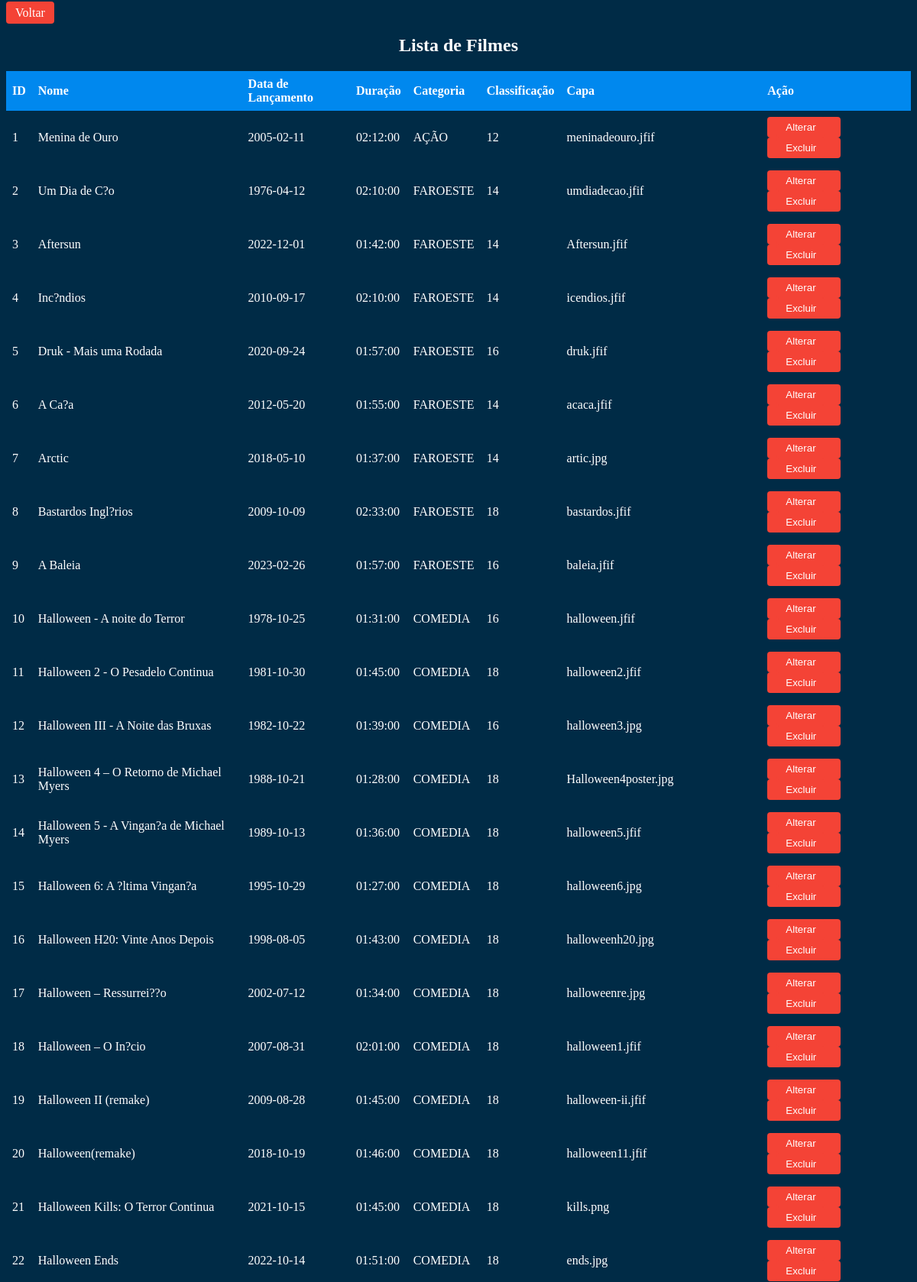
The page /view/adm/listafilmesadm.php (signed in, upper part) on the database its author committed.
### tables this page shows
CREATE TABLE IF NOT EXISTS `filme` (
  `id_filme` INT NOT NULL AUTO_INCREMENT,
  `nome_filme` VARCHAR(80) NOT NULL,
  `dt_de_lancamento_filme` DATE NULL DEFAULT NULL,
  `duracao_filme` TIME NULL DEFAULT NULL,
  `sinopse_filme` VARCHAR(250) NOT NULL,
  `classificacao_filme` VARCHAR(50) NOT NULL,
  `capa_filme` VARCHAR(50) NOT NULL,
  `trailer_filme` VARCHAR(50) NULL DEFAULT NULL,
  `fk_usuario_id_usuario` INT NOT NULL,
  `fk_categoria_filme_id_categoria_filme` INT NOT NULL,
  `fk_canal_filme_id_canal_filme` INT NOT NULL,
  PRIMARY KEY (`id_filme`, `fk_usuario_id_usuario`, `fk_categoria_filme_id_categoria_filme`, `fk_canal_filme_id_canal_filme`),
  INDEX `fk_filme_usuario1_idx` (`fk_usuario_id_usuario` ASC),
  INDEX `fk_filme_categoria_filme1_idx` (`fk_categoria_filme_id_categoria_filme` ASC) ,
  INDEX `fk_filme_canal_filme1_idx` (`fk_canal_filme_id_canal_filme` ASC) ,
  CONSTRAINT `fk_filme_usuario1`
    FOREIGN KEY (`fk_usuario_id_usuario`)
    REFERENCES `usuario` (`id_usuario`)
    ON DELETE NO ACTION
    ON UPDATE NO ACTION,
  CONSTRAINT `fk_filme_categoria_filme1`
    FOREIGN KEY (`fk_categoria_filme_id_categoria_filme`)
    REFERENCES `categoria_filme` (`id_categoria_filme`)
    ON DELETE NO ACTION
    ON UPDATE NO ACTION,
  CONSTRAINT `fk_filme_canal_filme1`
    FOREIGN KEY (`fk_canal_filme_id_canal_filme`)
    REFERENCES `canal_filme` (`id_canal_filme`)
    ON DELETE NO ACTION
    ON UPDATE NO ACTION);

CREATE TABLE IF NOT EXISTS `categoria_filme` (
  `id_categoria_filme` INT NOT NULL AUTO_INCREMENT,
  `categoria_filme` VARCHAR(45) NOT NULL,
  PRIMARY KEY (`id_categoria_filme`));

### model/conexao.php (called while the page is built, shortened)
<?php
class Conexao{
    private static $conexao;
    public static function getInstance(){
        if(!isset(self::$conexao)){
            try{
                $options = array(
                    PDO::ATTR_PERSISTENT => true,
                    PDO::MYSQL_ATTR_INIT_COMMAND => 'SET NAMES UTF8;',
                    PDO::ATTR_ERRMODE => PDO::ERRMODE_EXCEPTION
                );
                self::$conexao = new PDO('mysql:host=localhost;dbname=cine_community','root','', $options);
                self::$conexao->setAttribute(PDO::ATTR_ERRMODE, PDO::ERRMODE_EXCEPTION);
            }catch(PDOException $exc){
                echo "Houve um erro ao se conectar com o Banco de Dados ".$exc->getMessage();
            }
        }
        return self::$conexao;
    }
}
?>

### model/dao/filmeDAO.php (called while the page is built, shortened)
<?php
require_once __DIR__ .'/../conexao.php';
class FilmeDAO{
    public $pdo;
    public function __construct()
    {
        $this->pdo = Conexao::getInstance();
    }
public function listarTodosFilme() {
    try{
        $sql = "SELECT f.*, u.nome_usu, c.categoria_filme FROM filme f JOIN usuario u ON f.fk_usuario_id_usuario = u.id_usuario JOIN categoria_filme c
        ON f.fk_categoria_filme_id_categoria_filme = c.id_categoria_filme";
        $stmt = $this->pdo->prepare($sql);
        $stmt->execute();
        $filmes = array();
        if($stmt->rowCount() > 0){
            while ($filmeFetch = $stmt->fetch(PDO::FETCH_ASSOC)) {
                $FilmeDTO = new FilmeDTO();
                $filmes[] = $filmeFetch;
            } return $filmes;
        }else{
            echo '<p>Nenhum Filme adicionado ainda!</p>';
        }
        }catch(PDOException $exc){
        echo $exc->getMessage();
    }
}
}

### view/adm/listafilmesadm.php (the view, shortened to what this page needs)
<!DOCTYPE html>
<html lang="pt-br">
<head>
    <link rel="stylesheet" href="../../css/stylelista.css">
</head>
<body>
<?php
   require_once '../../model/dao/filmeDAO.php';
   $FilmeDAO = new FilmeDAO();
   $filme = $FilmeDAO->listarTodosFilme();
?>
 <a href="../adm/paineladmcomcss.php">Voltar</a>
      <center> <h2>Lista de Filmes</h2></center>
    <table>
        <thead>
          <tr>
            <th>ID</th>
            <th>Nome</th>
            <th>Data de Lançamento</th>
            <th>Duração</th>
            <th>Categoria</th>
            <th>Classificação</th>
            <th>Capa</th>
            <th>Ação</th>
          </tr>
        </thead>
        <tbody>
          <tr>
          <?php
              foreach($filme as $filmeFetch){
          ?>
          <tr>
            <td><?=$filmeFetch["id_filme"]?></td>
            <td><?=$filmeFetch["nome_filme"]?></td>
            <td><?=$filmeFetch["dt_de_lancamento_filme"] ?></td>
            <td><?=$filmeFetch["duracao_filme"]?></td>
            <td><?=$filmeFetch["categoria_filme"]?></td>
            <td><?=$filmeFetch["classificacao_filme"] ?></td>
            <td><?=$filmeFetch["capa_filme"]?></td>
            <td>
              <button class="editar"><a href="../alterar_filme.php?get_id=<?=$filmeFetch["id_filme"]?>"title="ALTERAR" class="editar"> Alterar<i class="bi bi-pencil"></i></a></button>
              <button class="excluir"><a href="../excluir.php?get_id=<?=$filmeFetch["id_filme"]?>" title="EXCLUIR">Excluir<i class="fa fa-trash fa-lg"></i></a></button>
            </td>
          </tr>
          <?php
            }
          ?>
</body>
</html>

### css/stylelista.css (style rules this page uses)
a { background-color: #f44336; color: white; text-decoration: none; padding: 6px 12px; margin-right: 8px; border: none; border-radius: 4px; cursor: pointer; }
table { border-collapse: collapse; width: 100%; }
th, td { text-align: left; padding: 8px; }
th { background-color: #08ef; }
tr:nth-child(even) { background-color: none; }
button { padding: 6px 12px; margin-right: 8px; border: none; border-radius: 4px; cursor: pointer; }
button.editar { background-color: #f44336; color: white; text-decoration: none; }
button.excluir { background-color: #f44336; color: white; }
body { background-color: #002b46; flex-wrap: wrap; color: white; }

### rows shown on the page
filme: id_filme "1", nome_filme "Menina de Ouro", dt_de_lancamento_filme "2005-02-11", duracao_filme "02:12:00", fk_categoria_filme_id_categoria_filme.categoria_filme "AÇÃO", classificacao_filme "12", capa_filme "meninadeouro.jfif"
filme: id_filme "2", nome_filme "Um Dia de C?o", dt_de_lancamento_filme "1976-04-12", duracao_filme "02:10:00", fk_categoria_filme_id_categoria_filme.categoria_filme "FAROESTE", classificacao_filme "14", capa_filme "umdiadecao.jfif"
filme: id_filme "3", nome_filme "Aftersun", dt_de_lancamento_filme "2022-12-01", duracao_filme "01:42:00", fk_categoria_filme_id_categoria_filme.categoria_filme "FAROESTE", classificacao_filme "14", capa_filme "Aftersun.jfif"
filme: id_filme "4", nome_filme "Inc?ndios", dt_de_lancamento_filme "2010-09-17", duracao_filme "02:10:00", fk_categoria_filme_id_categoria_filme.categoria_filme "FAROESTE", classificacao_filme "14", capa_filme "icendios.jfif"
filme: id_filme "5", nome_filme "Druk - Mais uma Rodada", dt_de_lancamento_filme "2020-09-24", duracao_filme "01:57:00", fk_categoria_filme_id_categoria_filme.categoria_filme "FAROESTE", classificacao_filme "16", capa_filme "druk.jfif"
filme: id_filme "6", nome_filme "A Ca?a", dt_de_lancamento_filme "2012-05-20", duracao_filme "01:55:00", fk_categoria_filme_id_categoria_filme.categoria_filme "FAROESTE", classificacao_filme "14", capa_filme "acaca.jfif"
filme: id_filme "7", nome_filme "Arctic", dt_de_lancamento_filme "2018-05-10", duracao_filme "01:37:00", fk_categoria_filme_id_categoria_filme.categoria_filme "FAROESTE", classificacao_filme "14", capa_filme "artic.jpg"
filme: id_filme "8", nome_filme "Bastardos Ingl?rios", dt_de_lancamento_filme "2009-10-09", duracao_filme "02:33:00", fk_categoria_filme_id_categoria_filme.categoria_filme "FAROESTE", classificacao_filme "18", capa_filme "bastardos.jfif"
filme: id_filme "9", nome_filme "A Baleia", dt_de_lancamento_filme "2023-02-26", duracao_filme "01:57:00", fk_categoria_filme_id_categoria_filme.categoria_filme "FAROESTE", classificacao_filme "16", capa_filme "baleia.jfif"
filme: id_filme "10", nome_filme "Halloween - A noite do Terror", dt_de_lancamento_filme "1978-10-25", duracao_filme "01:31:00", fk_categoria_filme_id_categoria_filme.categoria_filme "COMEDIA", classificacao_filme "16", capa_filme "halloween.jfif"
filme: id_filme "11", nome_filme "Halloween 2 - O Pesadelo Continua", dt_de_lancamento_filme "1981-10-30", duracao_filme "01:45:00", fk_categoria_filme_id_categoria_filme.categoria_filme "COMEDIA", classificacao_filme "18", capa_filme "halloween2.jfif"
filme: id_filme "12", nome_filme "Halloween III - A Noite das Bruxas", dt_de_lancamento_filme "1982-10-22", duracao_filme "01:39:00", fk_categoria_filme_id_categoria_filme.categoria_filme "COMEDIA", classificacao_filme "16", capa_filme "halloween3.jpg"
filme: id_filme "13", nome_filme "Halloween 4 – O Retorno de Michael Myers", dt_de_lancamento_filme "1988-10-21", duracao_filme "01:28:00", fk_categoria_filme_id_categoria_filme.categoria_filme "COMEDIA", classificacao_filme "18", capa_filme "Halloween4poster.jpg"
filme: id_filme "14", nome_filme "Halloween 5 - A Vingan?a de Michael Myers", dt_de_lancamento_filme "1989-10-13", duracao_filme "01:36:00", fk_categoria_filme_id_categoria_filme.categoria_filme "COMEDIA", classificacao_filme "18", capa_filme "halloween5.jfif"
filme: id_filme "15", nome_filme "Halloween 6: A ?ltima Vingan?a", dt_de_lancamento_filme "1995-10-29", duracao_filme "01:27:00", fk_categoria_filme_id_categoria_filme.categoria_filme "COMEDIA", classificacao_filme "18", capa_filme "halloween6.jpg"
filme: id_filme "16", nome_filme "Halloween H20: Vinte Anos Depois", dt_de_lancamento_filme "1998-08-05", duracao_filme "01:43:00", fk_categoria_filme_id_categoria_filme.categoria_filme "COMEDIA", classificacao_filme "18", capa_filme "halloweenh20.jpg"
filme: id_filme "17", nome_filme "Halloween – Ressurrei??o", dt_de_lancamento_filme "2002-07-12", duracao_filme "01:34:00", fk_categoria_filme_id_categoria_filme.categoria_filme "COMEDIA", classificacao_filme "18", capa_filme "halloweenre.jpg"
filme: id_filme "18", nome_filme "Halloween – O In?cio", dt_de_lancamento_filme "2007-08-31", duracao_filme "02:01:00", fk_categoria_filme_id_categoria_filme.categoria_filme "COMEDIA", classificacao_filme "18", capa_filme "halloween1.jfif"
filme: id_filme "19", nome_filme "Halloween II (remake)", dt_de_lancamento_filme "2009-08-28", duracao_filme "01:45:00", fk_categoria_filme_id_categoria_filme.categoria_filme "COMEDIA", classificacao_filme "18", capa_filme "halloween-ii.jfif"
filme: id_filme "20", nome_filme "Halloween(remake)", dt_de_lancamento_filme "2018-10-19", duracao_filme "01:46:00", fk_categoria_filme_id_categoria_filme.categoria_filme "COMEDIA", classificacao_filme "18", capa_filme "halloween11.jfif"
filme: id_filme "21", nome_filme "Halloween Kills: O Terror Continua", dt_de_lancamento_filme "2021-10-15", duracao_filme "01:45:00", fk_categoria_filme_id_categoria_filme.categoria_filme "COMEDIA", classificacao_filme "18", capa_filme "kills.png"
filme: id_filme "22", nome_filme "Halloween Ends", dt_de_lancamento_filme "2022-10-14", duracao_filme "01:51:00", fk_categoria_filme_id_categoria_filme.categoria_filme "COMEDIA", classificacao_filme "18", capa_filme "ends.jpg"
